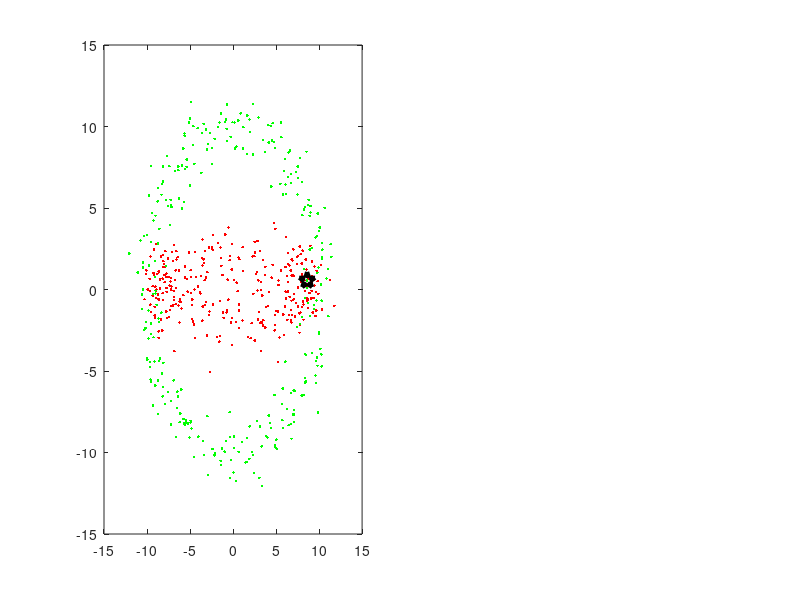

MATLAB code for this plot: (Note: this script raises an error after producing the figure.)
function demo_capacity
%% try a nonlinear decision boundary

SVMC = 1;
%xs = linspace(0,4*pi,1000);
%xs2 = sin(xs);
rand('seed',1234);
t = linspace(0,2*pi,300);
xpos = [10*cos(t); 10*sin(t)]
xneg = [9*cos(t); 2*sin(t)];

xpos = xpos + randn(size(xpos));
xneg = xneg + randn(size(xneg));

%PAD = 1;
%xpos = [xs; xs2 + PAD + randn(size(xs))];
%xneg = [xs; xs2 - PAD + randn(size(xs))];

ypos = t*0 + 1;
yneg = t*0 - 1;

x = [xpos xneg];
y = [ypos yneg];

pos = find(y==1);
neg = find(y==-1);

%figure(1)
%clf
%subplot(1,2,1)

curscores = [];

y = y';

gammas = linspace(.00001,100,size(x,2));
for iii = 1:1:size(xpos,2)
  index = iii;
  gamma = 1.0;
  %gamma = gammas(iii); %.001;
  %gammaK = iii;
  %gammaK = 0;


figure(1)
clf
subplot(1,2,1)
plot(x(1,y==-1),x(2,y==-1),'r.')
hold on;
plot(x(1,y==1),x(2,y==1),'g.')

hold on;
plot(x(1,index),x(2,index),'kp','MarkerSize',12,'LineWidth',3)

ds = distSqr_fast(xpos(:,index),xpos);
[aa,bb] = sort(ds);
topk = 1;
curx = [xpos(:,bb(1:topk)) xneg];
cury = [ypos(bb(1:topk)) yneg]';

[w,b] = learn_local_no_capacity(curx,cury,index,SVMC);
res = w'*x-b;

xmin = min(x(1,:));
xmax = max(x(1,:));


PAD = .1*(max(x(1,:))-min(x(1,:)));
bbox_range = [min(x(1,:))-PAD max(x(1,:))+PAD min(x(2,:))-PAD max(x(2, ...
                                                  :))+PAD];

xmin = bbox_range(1);
xmax = bbox_range(2);
ymin = (b - w(1)*xmin)/w(2);
ymax = (b - w(1)*xmax)/w(2);

% bbox_range(1:3) = bbox_range(1:3)-10;
% bbox_range(2:4) = bbox_range(2:4)+10;


yminneg = (1+b - w(1)*bbox_range(1))/w(2);
ymaxneg = (1+b - w(1)*bbox_range(2))/w(2);

yminpos = (-1+b - w(1)*bbox_range(1))/w(2);
ymaxpos = (-1+b - w(1)*bbox_range(2))/w(2);

hold on;
plot([xmin xmax],[ymin ymax],'k','LineWidth',2)
hold on;
plot([xmin xmax],[yminneg ymaxneg],'b--','LineWidth',2)
hold on;
plot([xmin xmax],[yminpos ymaxpos],'r--','LineWidth',2)
title('Max-Margin Solution')
axis(bbox_range)
subplot(1,2,2)
plot(x(1,y==-1),x(2,y==-1),'r.')
hold on;
plot(x(1,y==1),x(2,y==1),'g.')

hold on;
plot(x(1,index),x(2,index),'kp','MarkerSize',12,'LineWidth',3)

[w,b,alphas,pos_inds] = learn_local_capacity(x,y,index,SVMC,gamma);

curscores(end+1,:) = w'*x-b;

res = w'*x-b;

xmin = bbox_range(1);
xmax = bbox_range(2);
ymin = (b - w(1)*xmin)/w(2);
ymax = (b - w(1)*xmax)/w(2);

yminneg = (1+b - w(1)*xmin)/w(2);
ymaxneg = (1+b - w(1)*xmax)/w(2);

yminpos = (-1+b - w(1)*xmin)/w(2);
ymaxpos = (-1+b - w(1)*xmax)/w(2);

yminneg = (1+b - w(1)*bbox_range(1))/w(2);
ymaxneg = (1+b - w(1)*bbox_range(2))/w(2);

yminpos = (-1+b - w(1)*bbox_range(1))/w(2);
ymaxpos = (-1+b - w(1)*bbox_range(2))/w(2);


hold on;
plot([xmin xmax],[ymin ymax],'k','LineWidth',2)
hold on;
plot([xmin xmax],[yminneg ymaxneg],'b--','LineWidth',2)
hold on;
plot([xmin xmax],[yminpos ymaxpos],'r--','LineWidth',2)
hold on;

goods = pos_inds(alphas>0);
plot(x(1,goods),x(2,goods),'ko');
title(sprintf('Max-Capacity \\gamma=%.3f',gamma))
axis(bbox_range);

index
drawnow
end

figure(2)
imagesc(curscores)
keyboard


function [w,b] = learn_local_no_capacity(x,y,index,SVMC)

pos_inds = find(y==1);
alphas = y*0+1;

svm_model = svmtrain(y, x',sprintf(['-s 0 -t 0 -c' ...
                    ' %f -q'],SVMC));

svm_weights = full(sum(svm_model.SVs .* ...
                       repmat(svm_model.sv_coef,1,size(svm_model.SVs,2)),1));
w = svm_weights';
b = svm_model.rho;

